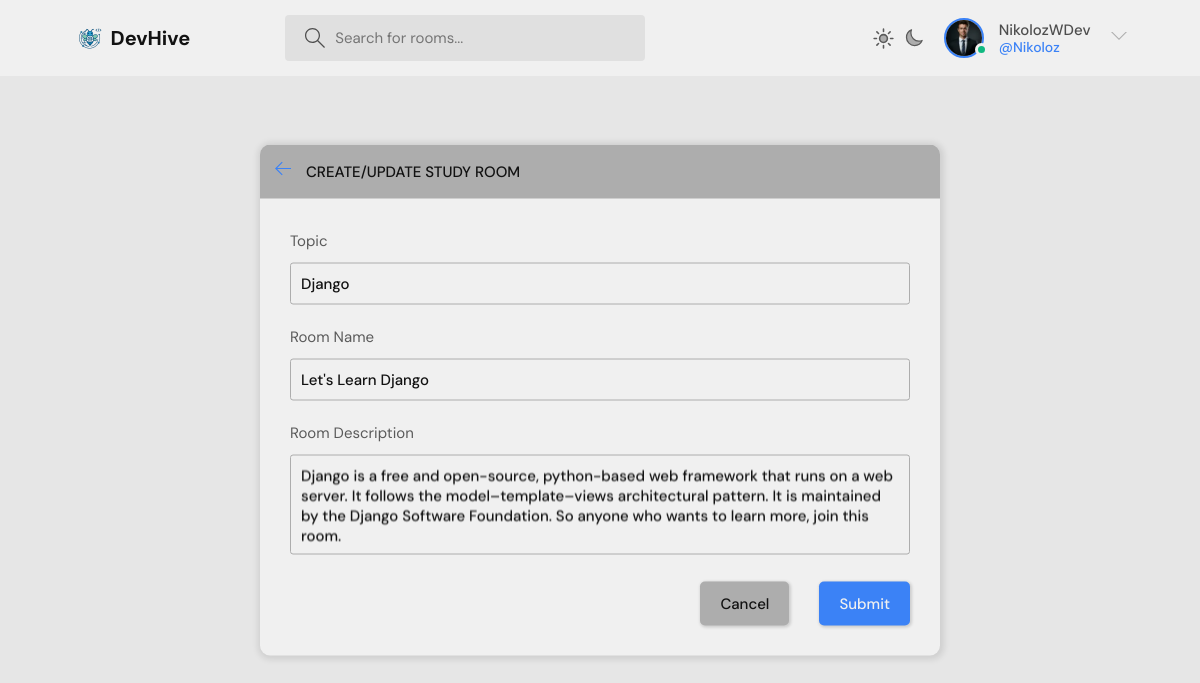
Page /update-room/4/ (signed in) on the committed database.
### base/models.py (models this page shows, shortened)
class User(AbstractUser):
    name = models.CharField(max_length=30, null=True)
    email = models.EmailField(unique=True, null=True)
    bio = models.TextField(null=True)
    avatar = models.ImageField(null=True, default='avatar.svg')
    followers = models.ManyToManyField(
        'self',
        symmetrical=False,
        related_name='following',
        blank=True,
        )
    USERNAME_FIELD = 'email'
    REQUIRED_FIELDS = []

class Room(models.Model):
    host = models.ForeignKey(User, on_delete=models.SET_NULL, null=True)
    topic = models.ForeignKey(Topic, on_delete=models.SET_NULL, null=True)
    name = models.CharField(max_length=60)
    slug = models.SlugField(unique=True, blank=True, null=True)
    description = models.TextField(null=True, blank=True)
    participants = models.ManyToManyField(User, related_name='participants', blank=True)
    created = models.DateTimeField(auto_now_add=True)
    updated = models.DateTimeField(auto_now=True)
    class Meta:
        ordering = ['-updated', '-created']

class Topic(models.Model):
    name = models.CharField(max_length=200)

### base/views.py (the view, shortened to what this page needs)
# urls.py: path('update-room/<int:pk>/', update_room, name='update-room'),
@login_required(login_url='login-register')
def update_room(request, pk):
    topics = Topic.objects.all()[0:4]
    room = Room.objects.get(id=pk)
    form = RoomForm(instance=room)
    if request.user != room.host:
        return HttpResponse('you are not owner of this room!')
    context = {'form': form, 'topics': topics, 'room': room}
    return render(request, 'room_form.html', context)

### base/form.py
class RoomForm(ModelForm):
    class Meta:
        model = Room
        fields = '__all__'
        exclude = ['host', 'participants']

### templates/room_form.html (shortened to what this page needs)
  {% extends 'main.html' %}
  {% block content %}
  <main class="create-room layout">
    <div class="container">
      <div class="layout__box">
        <div class="layout__boxHeader">
          <div class="layout__boxTitle">
            <a href="{{ request.META.HTTP_REFERER }}">
              <svg version="1.1" xmlns="http://www.w3.org/2000/svg" width="32" height="32" viewBox="0 0 32 32">
                <title>arrow-left</title>
                <path
                  d="M13.723 2.286l-13.723 13.714 13.719 13.714 1.616-1.611-10.96-10.96h27.625v-2.286h-27.625l10.965-10.965-1.616-1.607z">
                </path>
              </svg>
            </a>
            <h3>Create/Update Study Room</h3>
          </div>
        </div>
        <div class="layout__body">
          <form class="form" method="POST" action="">
            <div class="form__group">
              <label for="room_topic">Topic</label>
              <input required type="text" name="topic" value="{{ room.topic.name }}" list="topic-list">
            </div>
            <div class="form__group">
              <label for="room_name">Room Name</label>
              {{ form.name }}
            </div>
            <div class="form__group">
              <label for="room_description">Room Description</label>
              {{ form.description }}
            </div>
            <div class="form__action">
              <a class="btn btn--dark" href="{{ request.META.HTTP_REFERER }}">Cancel</a>
              <button class="btn btn--main" type="submit">Submit</button>
            </div>
          </form>
        </div>
      </div>
    </div>
  </main>
  {% endblock %}

### templates/navbar.html (shortened to what this page needs)
{% load static %}
    <header class="header header--loggedIn">
      <div class="container" style="display: flex; justify-content: center; align-items: center;">
        <a href="{% url 'home' %}" class="header__logo">
          <img src="{% static 'images/DevHive.png' %}" />
          <h1>DevHive</h1>
        </a>
        <form class="header__search" method="GET" action="{% url 'search' q='dummy' %}" onsubmit="event.preventDefault(); location.href = '/search/' + this.q.value;">
          <label>
            <input name="q" placeholder="Search for rooms..." />
          </label>
        </form>
        <div class="header__menu" style="display: flex; align-items: center; gap: 20px;">
  <div class="mode-toggle" style="display: flex; gap: 8px; align-items: center;">
  </div>
  {% if request.user.is_authenticated %}
    <div class="header__user">
      <a href="{% url 'user-profile' request.user.username %}">
        <div class="avatar avatar--medium active">
          <img src="{{ request.user.avatar.url }}" />
        </div>
        <p>{{ request.user.name }} <span>@{{ request.user.username }}</span></p>
      </a>
      <button class="dropdown-button">
                      <svg version="1.1" xmlns="http://www.w3.org/2000/svg" width="32" height="32" viewBox="0 0 32 32">
                <title>chevron-down</title>
                <path d="M16 21l-13-13h-3l16 16 16-16h-3l-13 13z"></path>
              </svg>
      </button>
    </div>
  {% endif %}
</div>
      </div>
    </header>

### rows in the picture
User: user.avatar (picture), user.name "NikolozWDev", user.username "Nikoloz"
Room: topic "Django", name "Let's Learn Django", description "Django is a free and open-source, python-based web framework that runs on a web server. It follows the model–template–views architectural pattern. It is maintained by the Django Software Foundation. So anyone who wants to learn more, join this room."
